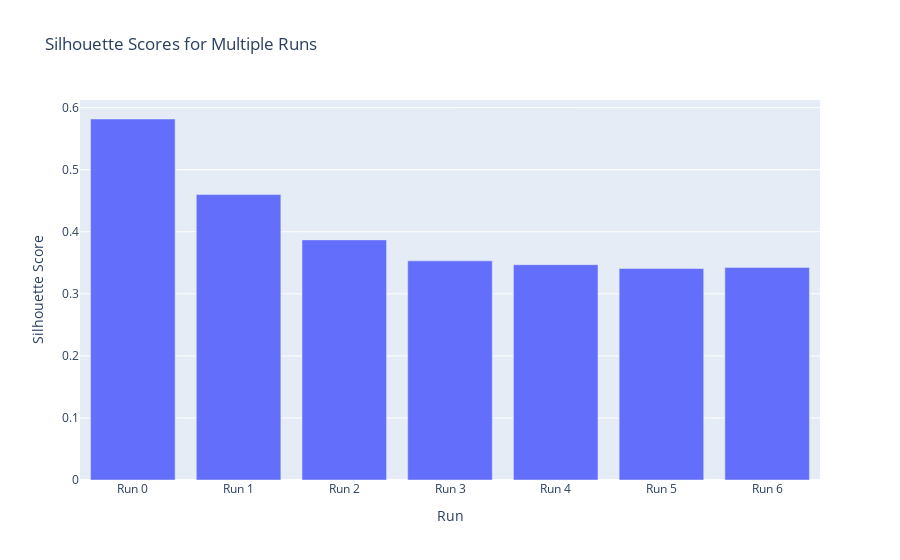

Source (notebook cell):
### Code cell
run_names = list(silhouette_all.keys())
scores = list(silhouette_all.values())
run_details = [f"Run {i}: {kmeans_multiple_options[i]}" for i in range(len(kmeans_multiple_options))]


fig = go.Figure(data=go.Bar(x=run_names, y=scores, hovertext=run_details))
fig.update_layout(title='Silhouette Scores for Multiple Runs',
                  xaxis_title='Run',
                  yaxis_title='Silhouette Score')

# Show the interactive graph
fig.show()

### Figure 1 — Plotly figure (JSON) as saved in the notebook; plotly's stock layout.template omitted (floating-point values rounded to 4 significant figures)
{"data": [{"hovertext": ["Run 0: {'n_clusters': 2, 'init': 'k-means++', 'n_init': 1, 'max_iter': 300, 'tol': 0.0001, 'verbose': 0, 'random_state': None, 'copy_x': True, 'algorithm': 'lloyd'}", "Run 1: {'n_clusters': 3, 'init': 'k-means++', 'n_init': 1, 'max_iter': 300, 'tol': 0.0001, 'verbose': 0, 'random_state': None, 'copy_x': True, 'algorithm': 'lloyd'}", "Run 2: {'n_clusters': 4, 'init': 'k-means++', 'n_init': 1, 'max_iter': 300, 'tol': 0.0001, 'verbose': 0, 'random_state': None, 'copy_x': True, 'algorithm': 'lloyd'}", "Run 3: {'n_clusters': 5, 'init': 'k-means++', 'n_init': 1, 'max_iter': 300, 'tol': 0.0001, 'verbose': 0, 'random_state': None, 'copy_x': True, 'algorithm': 'lloyd'}", "Run 4: {'n_clusters': 6, 'init': 'k-means++', 'n_init': 1, 'max_iter': 300, 'tol': 0.0001, 'verbose': 0, 'random_state': None, 'copy_x': True, 'algorithm': 'lloyd'}", "Run 5: {'n_clusters': 7, 'init': 'k-means++', 'n_init': 1, 'max_iter': 300, 'tol': 0.0001, 'verbose': 0, 'random_state': None, 'copy_x': True, 'algorithm': 'lloyd'}", "Run 6: {'n_clusters': 8, 'init': 'k-means++', 'n_init': 1, 'max_iter': 300, 'tol': 0.0001, 'verbose': 0, 'random_state': None, 'copy_x': True, 'algorithm': 'lloyd'}"], "type": "bar", "x": ["Run 0", "Run 1", "Run 2", "Run 3", "Run 4", "Run 5", "Run 6"], "y": [0.5818, 0.4599, 0.3869, 0.3532, 0.347, 0.3409, 0.3426]}], "layout": {"title": {"text": "Silhouette Scores for Multiple Runs"}, "xaxis": {"title": {"text": "Run"}}, "yaxis": {"title": {"text": "Silhouette Score"}}}}
